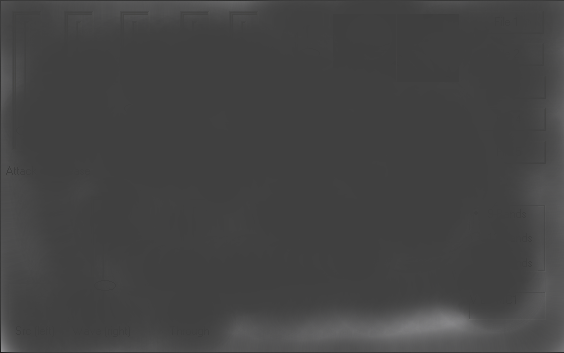
#> input picture resource/background.png, 564 x 353 px
$ python preview-panel.py
#> lines starting #> are read from the running program, lines starting #| are printed output that depends on the picture
#!/usr/bin/env python3
"""Render the editor panel and look at it.

Nothing about the layout is placed by eye: every position below is the
DIALOG UNITS from SpyBand.rc, converted by the same two factors the editor
uses, and every colour and offset is from SlideSpin::PaintBk,
PatchBoard::PaintBk and DrawArea::PaintBk. What this checks is that the
result is a panel and not a heap - that nothing lands on top of anything
else, that the labels fit their controls, and that the new Output Trim sits
where the eye expects it.

    python3 tools/preview-panel.py [out.png]

Writes docs/panel-preview.png by default.
"""

import os
import sys

from PIL import Image, ImageDraw, ImageFont

X_SCALE = 1.5
Y_SCALE = 1.625
Y_ORIGIN_DLU = 1

HERE = os.path.dirname(os.path.abspath(__file__))
ROOT = os.path.dirname(HERE)

# SlideSpin::PaintBk, DrawArea::PaintBk, PatchBoard::PaintBk
BAR_LIGHT = (200, 200, 200)
BAR_HIGH = (255, 255, 255)
BAR_FILL = (100, 100, 100)
LABEL = (50, 255, 50)
VALUE = (192, 50, 50)
LAMP_ON = (255, 0, 0)
LAMP_OFF = (0, 0, 0)
LAMP_FRAME = (100, 100, 100)
GRID = (200, 200, 200)
GRID_BORDER = (100, 255, 100)
OUTER = (100, 100, 100)
PIN = (255, 0, 0)
TRACE = (127, 200, 255)

BAR_BOTTOM_INSET = 3
BAR_HEIGHT = 12
LABEL_TOP = 17
LABEL_BOTTOM = 6
LAMP = 10


def rect(x, y, w, h):
    """Dialog units -> a pixel box, artwork-relative."""
    px = x * X_SCALE
    py = (y - Y_ORIGIN_DLU) * Y_SCALE
    return [px, py, px + w * X_SCALE, py + h * Y_SCALE]


def font(size=11):
    """Liberation Sans is metrically compatible with the Arial the DXi
    asked for, so a string that fits here fits there."""
    for path in ("/usr/share/fonts/truetype/liberation/LiberationSans-Regular.ttf",
                 "/usr/share/fonts/truetype/dejavu/DejaVuSans.ttf"):
        if os.path.exists(path):
            return ImageFont.truetype(path, size)
    return ImageFont.load_default()


FONTS = [font(11), font(10), font(9)]


def draw3d(d, box, top_left, bottom_right):
    l, t, r, b = [round(v) for v in box]
    if r <= l or b <= t:
        return
    d.line([(l, t), (r - 1, t)], fill=top_left)
    d.line([(l, t), (l, b - 1)], fill=top_left)
    d.line([(l, b - 1), (r - 1, b - 1)], fill=bottom_right)
    d.line([(r - 1, t), (r - 1, b - 1)], fill=bottom_right)


def fitted(d, text, box, colour):
    """Centred horizontally at the TOP of the box, dropping a size rather
    than running past the edges.

    Windows drew both the label and the value with DT_CENTER and no
    DT_VCENTER, so each sat at the top of the rect it was given. Centring
    them vertically instead puts the red value straight through the green
    label, which is what the first render of this panel showed."""
    if not text:
        return
    l, t, r, b = box
    chosen = FONTS[-1]
    for f in FONTS:
        if d.textlength(text, font=f) <= (r - l):
            chosen = f
            break
    tw = d.textlength(text, font=chosen)
    d.text((l + (r - l - tw) / 2, t), text, font=chosen, fill=colour)


def bar(d, box, fraction, fill=True):
    l, t, r, b = box
    bar_box = [l, b - BAR_BOTTOM_INSET - BAR_HEIGHT,
               l + (r - l) * max(0.0, min(1.0, fraction)), b - BAR_BOTTOM_INSET]
    draw3d(d, bar_box, BAR_LIGHT, BAR_HIGH)
    if fill and bar_box[2] - bar_box[0] > 2:
        d.rectangle([bar_box[0] + 1, bar_box[1] + 1, bar_box[2] - 2, bar_box[3] - 2],
                    fill=BAR_FILL)


def label_band(box):
    l, t, r, b = box
    return [l, b - LABEL_TOP, r, b]


def lamp(d, box, on):
    l, t = box[0], box[1]
    draw3d(d, [l, t, l + LAMP, t + LAMP], LAMP_FRAME, LAMP_FRAME)
    d.rectangle([l + 2, t + 2, l + LAMP - 3, t + LAMP - 3],
                fill=LAMP_ON if on else LAMP_OFF)


def slider(d, geometry, text, value, fraction, indicator=None):
    box = rect(*geometry)
    bar(d, box, fraction)
    fitted(d, text, label_band(box), LABEL)
    if value:
        fitted(d, value, box, VALUE)
    if indicator is not None:
        lamp(d, box, indicator)


def toggle(d, geometry, name, on, indicator=None):
    box = rect(*geometry)
    bar(d, box, 1.0 if on else 0.0)
    fitted(d, name, label_band(box), LABEL)
    if indicator is not None:
        lamp(d, box, indicator)


def selector(d, geometry, name):
    box = rect(*geometry)
    draw3d(d, [box[0], box[1], box[2], box[3] - BAR_BOTTOM_INSET], BAR_LIGHT, BAR_HIGH)
    fitted(d, name, box, VALUE)


def file_button(d, geometry, name, on):
    box = rect(*geometry)
    fitted(d, name, label_band(box), LABEL)
    lamp(d, box, on)


LED_GREEN = (50, 255, 50)
LED_AMBER = (255, 190, 40)
LED_RED = (255, 0, 0)
LED_OFF = (26, 26, 26)
LED_SEGMENTS = 20


def led_column(d, box, level, peak, label):
    """A segmented input meter, in PIXELS - these are new and have no
    dialog units to convert from."""
    l, t, r, b = box
    label_h = 13
    body = [l, t, r, b - label_h]
    draw3d(d, body, LAMP_FRAME, LAMP_FRAME)

    inner = [body[0] + 2, body[1] + 2, body[2] - 2, body[3] - 2]
    pitch = (inner[3] - inner[1]) / LED_SEGMENTS
    lit_to = int(level * LED_SEGMENTS + 0.5)
    peak_at = int(peak * LED_SEGMENTS + 0.5)

    for i in range(LED_SEGMENTS):
        top = inner[3] - (i + 1) * pitch
        cell = [inner[0], top + 1, inner[2], top + pitch - 1]
        if cell[3] <= cell[1]:
            continue
        if i >= LED_SEGMENTS - 2:
            colour = LED_RED
        elif i >= LED_SEGMENTS - 5:
            colour = LED_AMBER
        else:
            colour = LED_GREEN
        lit = i < lit_to
        is_peak = peak_at > 0 and i == peak_at - 1
        if not lit and not is_peak:
            colour = LED_OFF
        elif not lit and is_peak:
            colour = tuple(int(c * 0.66) for c in colour)
        d.rectangle(cell, fill=colour)

    fitted(d, label, [l, b - label_h, r, b], LABEL)


def vertical_text(d, text, x, top, bottom, colour):
    """Text rotated 90 degrees, reading downwards, and CENTRED in the
    span - which is what CTextLabel::setTextRotation(90) gives, since a
    CTextLabel centres its text vertically. Top-aligning it here would
    make the preview a worse predictor of the panel, which is the one
    thing this file exists to be."""
    f = FONTS[1]
    w = int(d.textlength(text, font=f)) + 4
    strip = Image.new("RGBA", (w, 16), (0, 0, 0, 0))
    ImageDraw.Draw(strip).text((2, 1), text, font=f, fill=colour)
    rotated = strip.rotate(-90, expand=True)
    y = int(top + ((bottom - top) - rotated.height) / 2)
    d._image.paste(rotated, (int(x), y), rotated)


def meter(d, geometry, values, stereo=False):
    box = rect(*geometry)
    l, t, r, b = box
    if stereo:
        d.line([((l + r) / 2, t), ((l + r) / 2, b)], fill=GRID)
    draw3d(d, box, OUTER, OUTER)
    n = len(values)
    previous = None
    for i, v in enumerate(values):
        x0 = l + (i / n) * (r - l)
        x1 = l + ((i + 1) / n) * (r - l)
        y = max(t, min(b, b - (b - t) * v))
        d.line([(x0, y), (x1, y)], fill=TRACE)
        if previous is not None:
            d.line([(x0, previous), (x0, y)], fill=TRACE)
        previous = y


def patchboard(d, geometry, bands, cells):
    box = rect(*geometry)
    l, t, r, b = box
    dimension = min(r - l, b - t)
    step = int(dimension // bands)
    border = int((dimension - step * bands) // 2)
    grid = [l + border, t + border, l + border + step * bands, t + border + step * bands]
    for i in range(1, bands + 1):
        d.line([(grid[0] + i * step, grid[1]), (grid[0] + i * step, grid[3])], fill=GRID)
        d.line([(grid[0], grid[1] + i * step), (grid[2], grid[1] + i * step)], fill=GRID)
    draw3d(d, grid, GRID_BORDER, GRID_BORDER)
    outside = [grid[0] - border, grid[1] - border, grid[2] + border, grid[3] + border]
    draw3d(d, outside, OUTER, OUTER)
    for row, column, value in cells:
        pin = [grid[0] + row * step + 1, grid[1] + column * step + 1,
               grid[0] + (row + 1) * step - 2, grid[1] + (column + 1) * step - 2]
        shade = int(max(0, min(255, 60 + 195 * value)))
        d.rectangle(pin, fill=(PIN[0], shade // 3, shade // 3))


def main():
    out = sys.argv[1] if len(sys.argv) > 1 else os.path.join(ROOT, "docs", "panel-preview.png")

    background = os.path.join(ROOT, "resource", "background.png")
    image = Image.open(background).convert("RGB")
#> image is the input picture: PIL image 564x353 RGB; mean R, G, B 68.1, 68, 68.1
    d = ImageDraw.Draw(image)
    d._image = image

    # ---- left column: the envelope, the levels, and the new trim
    slider(d, (12, 14, 46, 17), "Env  Release", "5", 0.05)
    slider(d, (12, 30, 46, 17), "Env  Attack", "5", 0.05)
    slider(d, (12, 47, 46, 17), "Env Level", "25", 0.25)
    slider(d, (12, 89, 46, 17), "R Wav Level", "20", 0.20)
    slider(d, (12, 106, 46, 17), "L+R Src Level", "20", 0.20)
    slider(d, (12, 122, 46, 17), "Through", "0", 0.0)
    slider(d, (12, 156, 46, 17), "Output Trim", "-20 dB", 40.0 / 60.0)

    # ---- middle column
    slider(d, (90, 13, 46, 17), "Bottom Freq", "27 Hz", 0.01)
    slider(d, (90, 30, 46, 17), "Top Freq", "52 Hz", 0.02)
    slider(d, (90, 47, 46, 17), "Resonance", "75", 0.75)
    toggle(d, (90, 89, 55, 17), "Voiced Det Off", False, indicator=False)
    slider(d, (90, 106, 55, 17), "Voiced Sensitivity", "20", 0.20)
    slider(d, (90, 123, 55, 17), "Unvoiced Noise Level", "20", 0.20)
    toggle(d, (90, 139, 55, 18), "Input Carrier", False)
    slider(d, (90, 156, 55, 17), "Noise HighPass", "110 Hz", 0.01)

    # ---- mode switches and the two selectors
    toggle(d, (186, 89, 55, 17), "Mono", False)
    toggle(d, (186, 106, 55, 17), "Use Sample", False)
    toggle(d, (186, 123, 55, 17), "Single Shot", False)
    selector(d, (186, 140, 55, 11), "9 Bands")
    selector(d, (186, 151, 55, 11), "Shallow Slope")

    # ---- the new input LED columns, in pixels
    led_column(d, [93, 143, 109, 300], 0.72, 0.80, "L")
    led_column(d, [115, 143, 131, 300], 0.44, 0.52, "R")

    # ---- matrix axis labels: row runs ACROSS and is the modulator
    board = rect(257, 89, 106, 106 * 1.5 / 1.625)
    fitted(d, "modulator IN", [board[0], board[1] - 15, board[0] + 82, board[1] - 1], LABEL)
    vertical_text(d, "carrier OUT", board[2] + 2, board[1], board[3], LABEL)
#> in vertical_text, `strip = Image.new("RGBA", (w, 16), (0, 0, 0, 0))`: strip: PIL image 56x16 RGBA; every value is 0
#> in vertical_text, `ImageDraw.Draw(strip).text((2, 1), text, font=f, fill=colour)`:
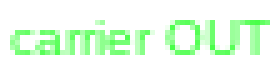
#> strip: PIL image 56x16 RGBA (shown 5 times larger); mean R, G, B, A 10.8, 54.9, 10.8, 26.7; transparent parts drawn white
#> in vertical_text, `rotated = strip.rotate(-90, expand=True)`:
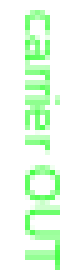
#> rotated: PIL image 16x56 RGBA (shown 5 times larger); mean R, G, B, A 10.8, 54.9, 10.8, 26.7; transparent parts drawn white
#> in vertical_text, `d._image.paste(rotated, (int(x), y), rotated)`:
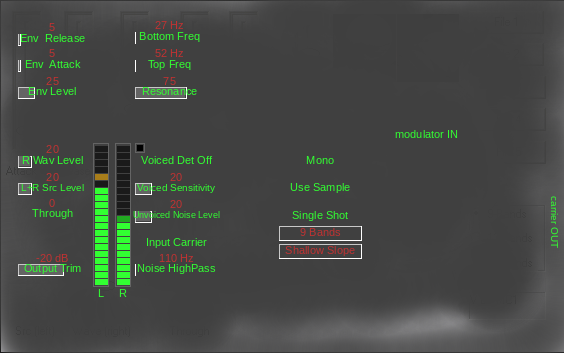
#> d._image: PIL image 564x353 RGB; mean R, G, B 69.1, 73.1, 68.6

    # ---- displays
    meter(d, (171, 12, 111, 55),
          [0.15, 0.42, 0.66, 0.81, 0.55, 0.30, 0.47, 0.72, 0.22])
#> in meter, `n = len(values)`: n = 9
#> the loop in meter, `for i, v in enumerate(values):` made 9 passes
#> (v, x0, x1, y, previous) on passes 1 to 9: (0.15, 256.5, 275, 93.84, 93.84), (0.42, 275, 293.5, 69.71, 69.71), (0.66, 293.5, 312, 48.26, 48.26), (0.81, 312, 330.5, 34.86, 34.86), (0.55, 330.5, 349, 58.09, 58.09), (0.3, 349, 367.5, 80.44, 80.44), (0.47, 367.5, 386, 65.24, 65.24), (0.72, 386, 404.5, 42.9, 42.9), (0.22, 404.5, 423, 87.59, 87.59)
    patchboard(d, (257, 89, 106, 106 * 1.5 / 1.625), 9, [(i, i, 0.5) for i in range(9)])
#> the loop in patchboard, `for row, column, value in cells:` made 9 passes
#> pin on passes 1 to 9: [389.5, 147, 403.5, 161], [406.5, 164, 420.5, 178], [423.5, 181, 437.5, 195], [440.5, 198, 454.5, 212], [457.5, 215, 471.5, 229], [474.5, 232, 488.5, 246], [491.5, 249, 505.5, 263], [508.5, 266, 522.5, 280], [525.5, 283, 539.5, 297]

    # ---- the five file slots and the version label
    for i, (y, h) in enumerate([(6, 14), (20, 17), (37, 17), (54, 17), (71, 17)]):
        file_button(d, (312, y, 50, h), "File %d" % (i + 1), False)

    box = rect(312, 190, 51, 17)
    fitted(d, "SpyBand  44.1 k", label_band(box), LABEL)

    os.makedirs(os.path.dirname(out), exist_ok=True)
    image.save(out)
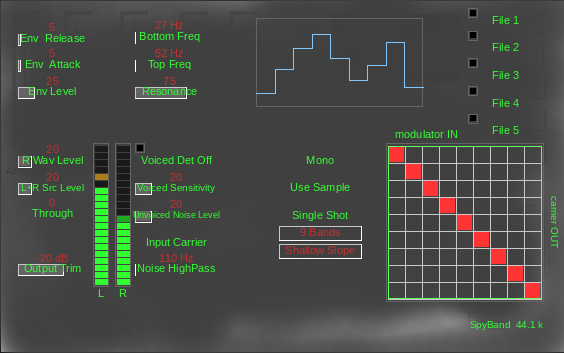
#> saved as panel-preview.png: PIL image 564x353 RGB; mean R, G, B 73, 76, 70.7
    print("wrote %s  (%d x %d)" % (out, image.width, image.height))
#| wrote docs/panel-preview.png  (564 x 353)
    report_overlaps()


# Every control's box, by name, for the overlap check below. This is the
# same list the panel is drawn from; the point of checking it separately is
# that two controls can both be in the right place and still be on top of
# each other - which is how the version label spent 2004 hidden behind the
# patch board.
BOXES = [
    ("Env Release", (12, 14, 46, 17)),
    ("Env Attack", (12, 30, 46, 17)),
    ("Env Level", (12, 47, 46, 17)),
    ("Wav Level", (12, 89, 46, 17)),
    ("Src Level", (12, 106, 46, 17)),
    ("Through", (12, 122, 46, 17)),
    ("Output Trim", (12, 156, 46, 17)),
    ("Bottom Freq", (90, 13, 46, 17)),
    ("Top Freq", (90, 30, 46, 17)),
    ("Resonance", (90, 47, 46, 17)),
    ("Voiced Detect", (90, 89, 55, 17)),
    ("Voiced Sensitivity", (90, 106, 55, 17)),
    ("Noise Level", (90, 123, 55, 17)),
    ("Noise Override", (90, 139, 55, 18)),
    ("Noise HighPass", (90, 156, 55, 17)),
    ("Stereo", (186, 89, 55, 17)),
    ("Interlaced", (186, 106, 55, 17)),
    ("Repeat", (186, 123, 55, 17)),
    ("Bands", (186, 140, 55, 11)),
    ("Filter Slopes", (186, 151, 55, 11)),
    ("Band meter", (171, 12, 111, 55)),
    # the square the board actually draws, not the 106 x 106 DLU box:
    # 106 DLU is 159 px across and 172 down, and PaintBk took the smaller.
    ("Patch board", (257, 89, 106, 106 * 1.5 / 1.625)),
    ("File 1", (312, 6, 50, 14)),
    ("File 2", (312, 20, 50, 17)),
    ("File 3", (312, 37, 50, 17)),
    ("File 4", (312, 54, 50, 17)),
    ("File 5", (312, 71, 50, 17)),
    ("Version", (312, 190, 51, 17)),
]


# The resource editor left several neighbouring controls sharing one dialog
# unit of edge - 1.6 pixels - which is its own rounding and not a fault: a
# SlideSpin draws its value at the top and its label and bar at the bottom,
# so nothing of either is within 1.6 pixels of the boundary. Anything DEEPER
# than that is a real collision.
TOUCHING_PX = 2.0


# The LED columns are placed in pixels, so they go into the check as a
# pre-converted box rather than through rect().
PIXEL_BOXES = [
    ("Input LED L", [93, 143, 109, 300]),
    ("Input LED R", [115, 143, 131, 300]),
    ("Matrix x label", [385.5, 128, 467.5, 142]),
    ("Matrix y label", [546.5, 143, 561.5, 302]),
]


def report_overlaps():
    boxes = [(n, rect(*g)) for n, g in BOXES] + PIXEL_BOXES
    touching, colliding = [], []
    for i, (name_a, ra) in enumerate(boxes):
        for name_b, rb in boxes[i + 1:]:
            dx = min(ra[2], rb[2]) - max(ra[0], rb[0])
            dy = min(ra[3], rb[3]) - max(ra[1], rb[1])
            if dx <= 0 or dy <= 0:
                continue
            line = "%s and %s share %.1f x %.1f px" % (name_a, name_b, dx, dy)
            if min(dx, dy) <= TOUCHING_PX:
                touching.append(line)
            else:
                colliding.append(line)

    for line in touching:
        print("  touching (the .rc's own rounding): " + line)
    if colliding:
        print("COLLIDING CONTROLS:")
        for line in colliding:
            print("  " + line)
    else:
        print("no two controls collide")

    for name, r in boxes:
        if r[0] < 0 or r[1] < 0 or r[2] > 564 or r[3] > 353:
            print("  %s falls outside the panel: %s" % (name, r))


if __name__ == "__main__":
    main()
